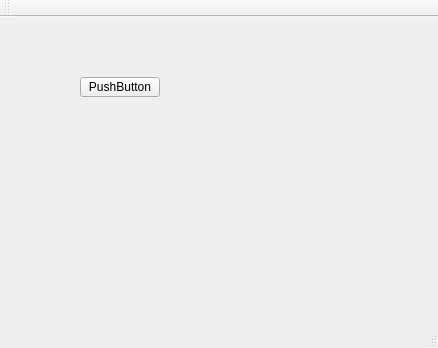
<?xml version="1.0" encoding="UTF-8"?>
<ui version="4.0">
 <class>MainWindow</class>
 <widget class="QMainWindow" name="MainWindow">
  <property name="geometry">
   <rect>
    <x>0</x>
    <y>0</y>
    <width>438</width>
    <height>348</height>
   </rect>
  </property>
  <property name="windowTitle">
   <string>MainWindow</string>
  </property>
  <widget class="QWidget" name="centralWidget">
   <widget class="QPushButton" name="pushButton">
    <property name="geometry">
     <rect>
      <x>80</x>
      <y>60</y>
      <width>80</width>
      <height>20</height>
     </rect>
    </property>
    <property name="text">
     <string>PushButton</string>
    </property>
   </widget>
  </widget>
  <widget class="QMenuBar" name="menuBar">
   <property name="geometry">
    <rect>
     <x>0</x>
     <y>0</y>
     <width>438</width>
     <height>22</height>
    </rect>
   </property>
  </widget>
  <widget class="QToolBar" name="mainToolBar">
   <attribute name="toolBarArea">
    <enum>TopToolBarArea</enum>
   </attribute>
   <attribute name="toolBarBreak">
    <bool>false</bool>
   </attribute>
  </widget>
  <widget class="QStatusBar" name="statusBar"/>
 </widget>
 <layoutdefault spacing="6" margin="11"/>
 <resources/>
 <connections/>
</ui>
